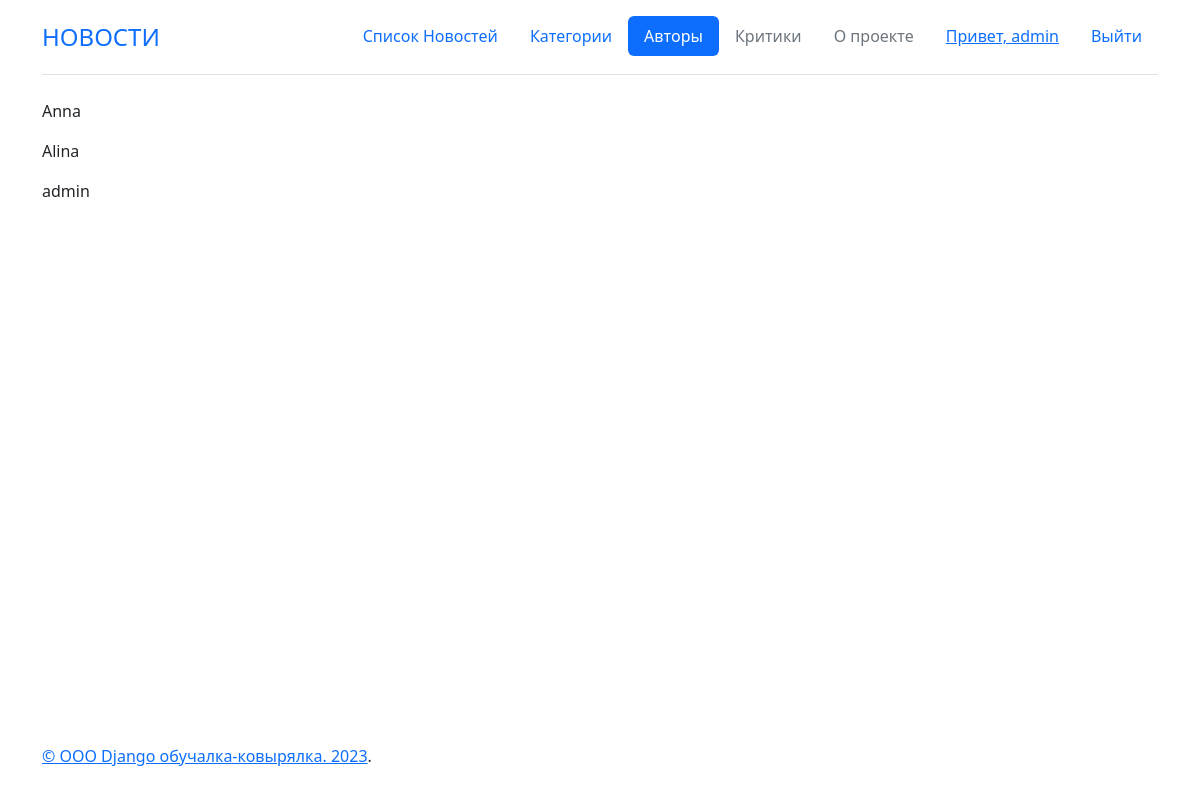
Page /authors/ (signed in) on the committed database.
### news/models.py (models this page shows, shortened)
class Author(models.Model):
    class Meta:
        verbose_name = 'Авторы'
        verbose_name_plural = 'Авторы'
    name = models.OneToOneField(User, on_delete=models.CASCADE)
    rating = models.SmallIntegerField(default=0)

### news/views.py (the view)
# urls.py: path('authors/',AuthorList.as_view(), name="authors"),
class AuthorList(ListView):
    model = Author
    template_name = 'news/authors.html'
    context_object_name = 'authors'
    queryset = Author.objects.order_by('name')

### templates/news/authors.html (shortened to what this page needs)
{% extends 'defaultLayout.html' %}
{% load static %}
{% load custom_filters %}
{% block abracadabra %}
{% if authors %}
     {% for author in authors %}
        <p>{{ author.name }}</p>
     {% endfor %}
{% endif %}
{% endblock abracadabra %}

### templates/defaultLayout.html (shortened to what this page needs)
{% load static %}
<!DOCTYPE html>
<html lang="ru" class="h-100">
<head>
    <link rel="stylesheet" href="https://cdn.jsdelivr.net/npm/bootstrap@5.2.3/dist/css/bootstrap.min.css">
    <link rel="stylesheet" href="{% static 'styles/general.css' %}" />
</head>
<body class="d-flex flex-column h-100">
  <main class="flex-shrink-0">
  <div class="container">
    <header class="d-flex flex-wrap justify-content-center py-3 mb-4 border-bottom">
      <a href="#" class="d-flex align-items-center mb-3 mb-md-0 me-md-auto link-body-emphasis text-decoration-none">
        <span class="fs-4">НОВОСТИ</span>
      </a>
     {% with request.resolver_match.url_name as url_name %}
      <ul class="nav nav-pills">
        <li class="nav-item">
          <a href="{% url 'news:search' %}" class="nav-link">
            <svg class="ico text-black" width="24" height="24" fill="currentColor">
              <use xlink:href="{% static 'img/bootstrap-icons.svg' %} #search"></use>
          </svg>
          </a>
        </li>
        <li class="nav-item"><a href="{% url 'news:posts' %}" class="nav-link {% if url_name == 'posts' or  url_name == 'post' %}active{% endif %}" aria-current="page">Список Новостей</a></li>
        <li class="nav-item"><a href="{% url 'news:categories' %}" class="nav-link {% if url_name == 'categories' or  url_name == 'category' %}active{% endif %}">Категории</a></li>
        <li class="nav-item"><a href="{% url 'news:authors' %}" class="nav-link {% if url_name == 'authors' %}active{% endif %}">Авторы</a></li>
        <li class="nav-item"><a href="#" class="nav-link disabled">Критики</a></li>
        <li class="nav-item"><a href="#" class="nav-link disabled">О проекте</a></li>
         {% if user.is_authenticated %}
         <li class="nav-item">
            <a href="{% url 'user:index' user.id %}"><span>Привет, {{ user.username }}</span></a>
            </li>
          {% endif %}
         {% if user.is_authenticated %}
              <li class="nav-item"><a href="{% url 'logout' %}" class="nav-link">Выйти</a></li>
         {% else %}
            {% comment %} <li class="nav-item"><a href="{% url 'login' %}" class="nav-link">Войти</a></li> {% endcomment %}
            <li class="nav-item"><a href="{% url 'account_login' %}" class="nav-link">Войти</a></li>
          {% endif %}
      </ul>
      {% endwith %}
    </header>
  </div>
    <div class="container">
      {% block abracadabra %}
      {% endblock abracadabra %}
    </div>
    </main>
    <footer class="footer mt-auto py-3 ">
      <div class="container">
        <p><a href="https://getbootstrap.com/">© ООО Django обучалка-ковырялка. 2023</a>.</p>
      </div>
    </footer>
  </body>
</html>

### static/styles/general.css (style rules this page uses)
.nav-link .ico { margin-right: 0; }
.ico { margin-right: 10px; }
.nav-item span { display: block; padding: var(--bs-nav-link-padding-y) var(--bs-nav-link-padding-x); font-size: var(--bs-nav-link-font-size); font-weight: var(--bs-nav-link-font-weight); }

### rows in the picture
Author: name "Anna"
Author: name "Alina"
Author: name "admin"

### other values in the picture
{{ user.username }} "admin"
